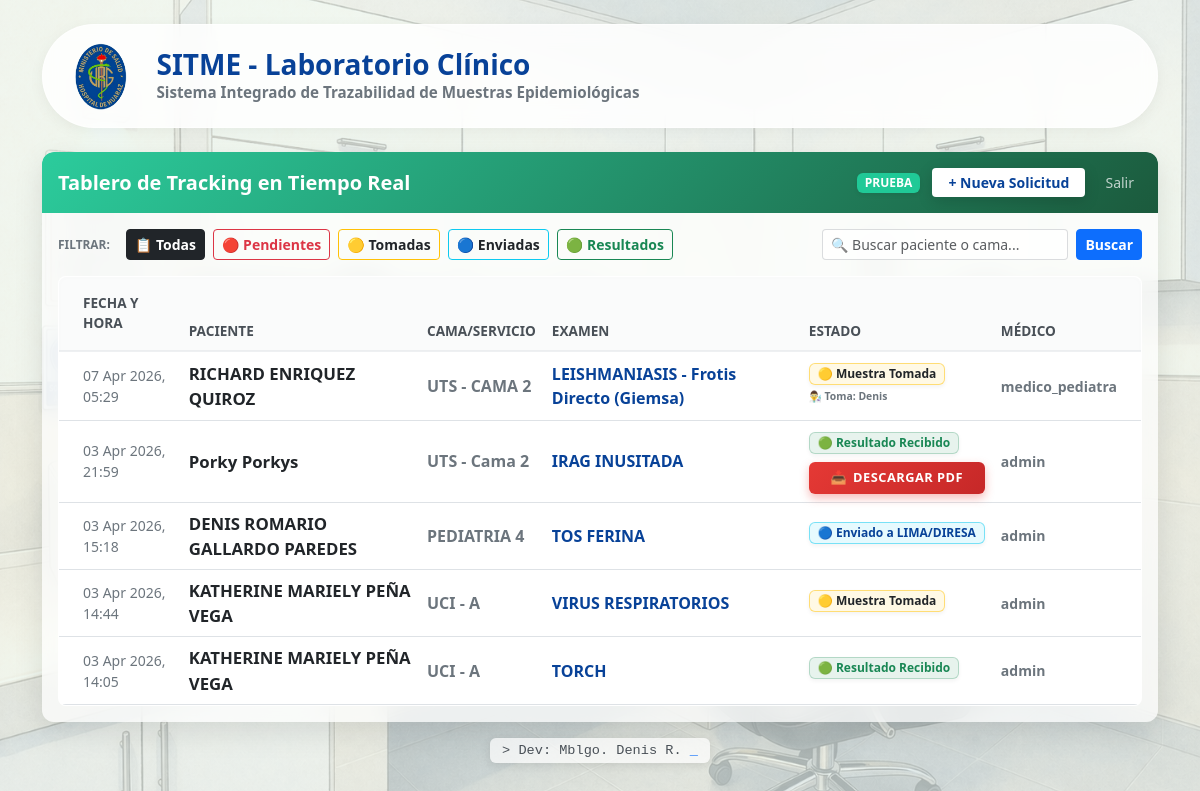
Screenshot of / (signed in) with the database file from the repository.
### tracking/models.py (models this page shows, shortened)
class OrdenExamen(models.Model):
    ESTADO_CHOICES = [
        ('SOLICITADO', '🔴 Pendiente / Solicitado'),
        ('TOMADO', '🟡 Muestra Tomada'),
        ('ENVIADO', '🔵 Enviado a LIMA/DIRESA'),
        ('RESULTADO', '🟢 Resultado Recibido'),
    ]
    paciente_nombre = models.CharField(max_length=200, verbose_name="Nombre del Paciente")
    cama = models.CharField(max_length=50, verbose_name="Cama / Servicio")
    archivo_resultado = models.FileField(upload_to='resultados_pdf/', blank=True, null=True, verbose_name="PDF del Resultado")
    tipo_examen = models.ForeignKey(CatalogoExamen, on_delete=models.RESTRICT, verbose_name="Tipo de Examen")
    estado = models.CharField(max_length=20, choices=ESTADO_CHOICES, default='SOLICITADO', verbose_name="Estado de la Muestra")
    medico_solicitante = models.ForeignKey(User, on_delete=models.SET_NULL, null=True, verbose_name="Médico Solicitante")
    fecha_solicitud = models.DateTimeField(auto_now_add=True, verbose_name="Fecha y Hora de Solicitud")
    notas = models.TextField(blank=True, null=True, verbose_name="Observaciones / Justificación")
    laboratorista_toma = models.ForeignKey(User, on_delete=models.SET_NULL, null=True, blank=True, related_name='tomas_realizadas')
    laboratorista_envio = models.ForeignKey(User, on_delete=models.SET_NULL, null=True, blank=True, related_name='envios_realizados')
    laboratorista_resultado = models.ForeignKey(User, on_delete=models.SET_NULL, null=True, blank=True, related_name='resultados_subidos')
    class Meta:
        verbose_name = "Orden de Examen"
        verbose_name_plural = "Órdenes de Exámenes"
        ordering = ['-fecha_solicitud']

class CatalogoExamen(models.Model):
    nombre = models.CharField(max_length=100, unique=True, verbose_name="Nombre del Examen")
    activo = models.BooleanField(default=True, verbose_name="¿Disponible para solicitar?")
    class Meta:
        verbose_name = "Catálogo de Examen"
        verbose_name_plural = "Catálogo de Exámenes"
        ordering = ['nombre']

### tracking/views.py (the view)
# urls.py: path('', views.dashboard, name='dashboard'),
@login_required(login_url='login')
def dashboard(request):
    query = request.GET.get('q')
    estado_filtro = request.GET.get('estado')
    ordenes = OrdenExamen.objects.all()
    if estado_filtro and estado_filtro != 'TODAS':
        ordenes = ordenes.filter(estado=estado_filtro)
    if query:
        ordenes = ordenes.filter(
            Q(paciente_nombre__icontains=query) | Q(cama__icontains=query)
        )
    return render(request, 'tracking/dashboard.html', {
        'ordenes': ordenes,
        'estado_actual': estado_filtro
    })

### tracking/templates/tracking/dashboard.html (shortened to what this page needs)
{% load static %}
<!DOCTYPE html>
<html lang="es">
<head>
    <link href="https://cdn.jsdelivr.net/npm/bootstrap@5.3.0/dist/css/bootstrap.min.css" rel="stylesheet">
</head>
<body>
<div class="container mt-4 mb-5">
    <div class="row mb-4 align-items-center p-3 mx-0 glass-capsule">
        <div class="col-auto">
            <img src="{% static 'tracking/images/logo-hospital.png' %}" alt="Logo" style="height: 70px;">
        </div>
        <div class="col">
            <h3 class="fw-bold mb-0" style="color: #084298;">SITME - Laboratorio Clínico</h3>
            <p class="text-secondary mb-0 fw-semibold" style="font-size: 0.95rem;">Sistema Integrado de Trazabilidad de Muestras Epidemiológicas</p>
        </div>
    </div>
    <div class="glass-container border-0 overflow-hidden">
        <div class="institutional-header d-flex justify-content-between align-items-center p-3 border-0">
            <h5 class="mb-0 fw-bold">Tablero de Tracking en Tiempo Real</h5>
            <div>
                {% if user.is_authenticated %}
                    <span class="badge badge-rol me-2 px-2 py-1 shadow-sm">{{ user.first_name }}</span>
                    {% if user.username != 'epidemiologia' %}
                        <a href="{% url 'crear_orden' %}" class="btn bg-white btn-sm fw-bold border-0 px-3" style="color: #084298 !important; box-shadow: 0 4px 15px rgba(0,0,0,0.15) !important; transition: transform 0.2s, box-shadow 0.2s;" onmouseover="this.style.transform='translateY(-2px)'; this.style.boxShadow='0 6px 20px rgba(0,0,0,0.2) !important';" onmouseout="this.style.transform='translateY(0)'; this.style.boxShadow='0 4px 15px rgba(0,0,0,0.15) !important';">+ Nueva Solicitud</a>
                    {% endif %}
                    <form action="{% url 'logout' %}" method="post" class="d-inline">
                        <button type="submit" class="btn btn-outline-light btn-sm ms-2 opacity-75 border-0">Salir</button>
                    </form>
                {% else %}
                    <a href="{% url 'login' %}" class="btn btn-light text-primary btn-sm fw-bold shadow-sm">Iniciar Sesión para Solicitar</a>
                {% endif %}
            </div>
        </div>
        <div class="p-3 d-flex flex-wrap justify-content-between align-items-center gap-3">
            <div class="d-flex gap-2 align-items-center">
                <span class="fw-bold text-secondary me-2" style="font-size: 0.85rem;"><small>FILTRAR:</small></span>
                <a href="{% url 'dashboard' %}" class="btn btn-sm {% if not estado_actual or estado_actual == 'TODAS' %}btn-dark{% else %}btn-outline-dark{% endif %} fw-semibold">📋 Todas</a>
                <a href="?estado=SOLICITADO" class="btn btn-sm {% if estado_actual == 'SOLICITADO' %}btn-danger{% else %}btn-outline-danger{% endif %} fw-semibold">🔴 Pendientes</a>
                <a href="?estado=TOMADO" class="btn btn-sm {% if estado_actual == 'TOMADO' %}btn-warning text-dark{% else %}btn-outline-warning text-dark{% endif %} fw-semibold">🟡 Tomadas</a>
                <a href="?estado=ENVIADO" class="btn btn-sm {% if estado_actual == 'ENVIADO' %}btn-info text-dark{% else %}btn-outline-info text-dark{% endif %} fw-semibold">🔵 Enviadas</a>
                <a href="?estado=RESULTADO" class="btn btn-sm {% if estado_actual == 'RESULTADO' %}btn-success{% else %}btn-outline-success{% endif %} fw-semibold">🟢 Resultados</a>
            </div>
            <form method="GET" action="{% url 'dashboard' %}" class="d-flex" style="max-width: 320px; width: 100%;">
                <input type="text" name="q" class="form-control form-control-sm me-2 border-secondary border-opacity-25" style="background: rgba(255,255,255,0.8);" placeholder="🔍 Buscar paciente o cama..." value="{{ request.GET.q|default_if_none:'' }}">
                <button type="submit" class="btn btn-primary btn-sm fw-bold">Buscar</button>
            </form>
        </div>
        <div class="table-wrapper p-0 overflow-hidden">
            <div class="table-responsive">
                <table class="table table-custom align-middle mb-0" style="background: transparent;">
                    <thead>
                        <tr>
                            <th class="ps-4 py-3">Fecha y Hora</th>
                            <th>Paciente</th>
                            <th>Cama/Servicio</th>
                            <th>Examen</th>
                            <th>Estado</th>
                            <th class="pe-4">Médico</th>
                        </tr>
                    </thead>
                    <tbody>
                        {% for orden in ordenes %}
                        <tr>
                            <td class="ps-4 text-secondary small">{{ orden.fecha_solicitud|date:"d M Y, H:i" }}</td>
                            <td class="fw-bold" style="color: #212529; font-size: 1.05rem;">{{ orden.paciente_nombre }}</td>
                            <td class="fw-semibold text-secondary">{{ orden.cama }}</td>
                            <td class="fw-bold" style="color: #084298;">{{ orden.tipo_examen.nombre }}</td>
                            <td>
                                {% if orden.estado == 'SOLICITADO' %}
                                    <span class="badge badge-custom bg-danger bg-opacity-10 text-danger border border-danger border-opacity-25 px-2 py-1 estado-alerta">{{ orden.get_estado_display }}</span>
                                {% elif orden.estado == 'TOMADO' %}
                                    <span class="badge badge-custom bg-warning bg-opacity-10 text-dark border border-warning border-opacity-50 px-2 py-1">{{ orden.get_estado_display }}</span>
                                {% elif orden.estado == 'ENVIADO' %}
                                    <span class="badge badge-custom bg-info bg-opacity-10 border border-info border-opacity-50 px-2 py-1" style="color: #084298 !important;">{{ orden.get_estado_display }}</span>
                                {% else %}
                                    <span class="badge badge-custom bg-success bg-opacity-10 text-success border border-success border-opacity-25 px-2 py-1">{{ orden.get_estado_display }}</span>
                                {% endif %}
                                <div class="mt-1" style="font-size: 0.65rem; color: #6c757d; font-weight: 600;">
                                    {% if orden.estado == 'TOMADO' and orden.laboratorista_toma %}
                                        👨‍🔬 Toma: {{ orden.laboratorista_toma.first_name }}
                                    {% elif orden.estado == 'ENVIADO' and orden.laboratorista_envio %}
                                        📦 Envío: {{ orden.laboratorista_envio.first_name }}
                                    {% elif orden.estado == 'RESULTADO' and orden.laboratorista_resultado %}
                                        ✅ Procesó: {{ orden.laboratorista_resultado.first_name }}
                                    {% endif %}
                                </div>
                                <div class="d-flex flex-column gap-2 mt-2">
                                    {% if orden.archivo_resultado %}
                                        <a href="{{ orden.archivo_resultado.url }}" target="_blank" class="btn btn-pdf w-100">
                                            <span>📥</span> DESCARGAR PDF
                                        </a>
                                    {% endif %}
                                </div>
                            </td>
                            <td class="pe-4 text-secondary small fw-semibold">{{ orden.medico_solicitante.username|default:"N/A" }}</td>
                        </tr>
                        {% endfor %}
                    </tbody>
                </table>
            </div>
        </div>
    </div>
</div>
<div class="firma-hacker">
    <span style="font-family: 'Courier New', Courier, monospace; font-size: 0.85rem; color: #495057; background: rgba(255,255,255,0.7); padding: 5px 12px; border-radius: 6px; backdrop-filter: blur(5px); box-shadow: 0 2px 10px rgba(0,0,0,0.1);">
        > Dev: Mblgo. Denis R. <span class="blinking-cursor">_</span>
    </span>
</div>
</body>
</html>

### rows the page displays
OrdenExamen: fecha_solicitud "07 Apr 2026, 05:29", paciente_nombre "RICHARD ENRIQUEZ QUIROZ", cama "UTS - CAMA 2", tipo_examen.nombre "LEISHMANIASIS - Frotis Directo (Giemsa)", estado "🟡 Muestra Tomada", laboratorista_toma.first_name "Denis", medico_solicitante.username "medico_pediatra"
OrdenExamen: fecha_solicitud "03 Apr 2026, 21:59", paciente_nombre "Porky Porkys", cama "UTS - Cama 2", tipo_examen.nombre "IRAG INUSITADA", estado "🟢 Resultado Recibido", medico_solicitante.username "admin"
OrdenExamen: fecha_solicitud "03 Apr 2026, 15:18", paciente_nombre "DENIS ROMARIO GALLARDO PAREDES", cama "PEDIATRIA 4", tipo_examen.nombre "TOS FERINA", estado "🔵 Enviado a LIMA/DIRESA", medico_solicitante.username "admin"
OrdenExamen: fecha_solicitud "03 Apr 2026, 14:44", paciente_nombre "KATHERINE MARIELY PEÑA VEGA", cama "UCI - A", tipo_examen.nombre "VIRUS RESPIRATORIOS", estado "🟡 Muestra Tomada", medico_solicitante.username "admin"
OrdenExamen: fecha_solicitud "03 Apr 2026, 14:05", paciente_nombre "KATHERINE MARIELY PEÑA VEGA", cama "UCI - A", tipo_examen.nombre "TORCH", estado "🟢 Resultado Recibido", medico_solicitante.username "admin"

### other values shown
{{ user.first_name }} "PRUEBA"
